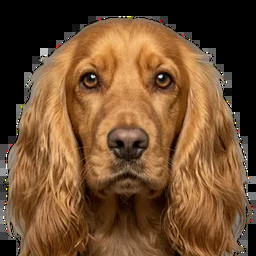
#> input picture embed/src/__tests__/fixtures/pixels/animal-realistic.webp, 256 x 256 px
$ python -i build_style_thumbs.py   (imports and definitions only)
#> lines starting #> are read from the running program, lines starting #| are printed output that depends on the picture
"""Build the creation wizard's style thumbnails from generated cut-outs.

The wizard shows each model and look as a small picture (the Human and
Animal cards, and the Realistic, Animation and Cartoon cards). They are
real outputs of the wizard's own prompts (services.wizard) on a plain
backdrop, cut out (services.backdrop), cropped to head and shoulders and
saved as small WebPs WITH transparency, so the card's own warm backdrop
(light or dark) shows through. Human + Realistic is the Reference
portrait (frontend/src/assets/demo/portrait.webp), not made here.

    cd backend
    PYTHONPATH=. .venv/bin/python scripts/build_style_thumbs.py CUTOUT_DIR

CUTOUT_DIR holds {human,animal}-{realistic,animation,cartoon}.cut.png (RGBA,
transparent background); a missing pair is skipped. Output:
frontend/src/assets/wizard/<model>-<look>.webp, 360 px square, each under
30 KB (the quality is lowered until it is).
"""

from __future__ import annotations

import io
import sys
from pathlib import Path

import numpy as np
from PIL import Image

OUT = Path(__file__).resolve().parents[2] / "frontend" / "src" / "assets" / "wizard"
SIZE = 360
MAX_BYTES = 30 * 1024
# Head room above the subject, and the crop's side relative to its width.
TOP_MARGIN = 0.07
PAIRS = [
    (model, look)
    for model in ("human", "animal")
    for look in ("realistic", "animation", "cartoon")
    if (model, look) != ("human", "realistic")
]


def crop_square(image: Image.Image) -> Image.Image:
    """Head and shoulders: a square as wide as the subject, from just above
    its top, centred on it."""
    alpha = np.asarray(image)[:, :, 3] > 24
    ys, xs = np.nonzero(alpha)
    left, right, top = int(xs.min()), int(xs.max()), int(ys.min())
    side = min(max(right - left, 1), image.width, image.height)
    side = int(side * 1.04)
    x0 = int(round((left + right) / 2 - side / 2))
    y0 = int(round(top - TOP_MARGIN * side))
    x0 = max(0, min(x0, image.width - side))
    y0 = max(0, min(y0, image.height - side))
    return image.crop((x0, y0, x0 + side, y0 + side))


def encode(image: Image.Image) -> bytes:
    for quality in range(86, 40, -6):
        buf = io.BytesIO()
        image.save(buf, format="WEBP", quality=quality, alpha_quality=90, method=6)
        if buf.tell() <= MAX_BYTES:
            break
    return buf.getvalue()


def main(source: Path) -> int:
    OUT.mkdir(parents=True, exist_ok=True)
    built = 0
    for model, look in PAIRS:
        path = source / f"{model}-{look}.cut.png"
        if not path.exists():
            print("missing", path.name)
            continue
        with Image.open(path) as opened:
            thumb = crop_square(opened.convert("RGBA")).resize(
                (SIZE, SIZE), Image.Resampling.LANCZOS
            )
        data = encode(thumb)
        (OUT / f"{model}-{look}.webp").write_bytes(data)
        print(f"{model}-{look}.webp {len(data) / 1024:.1f} KB")
        built += 1
    return 0 if built else 1


# [4 lines not run here, left out]

>>> import cv2
>>> picture = cv2.imread('../../embed/src/__tests__/fixtures/pixels/animal-realistic.webp', cv2.IMREAD_GRAYSCALE)
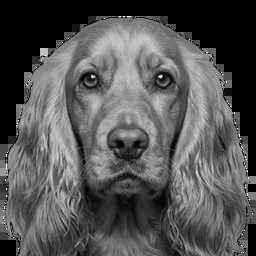
#> picture: shape (256, 256); min 0, max 255, mean 84.7
#> (the run stopped early here; a loop or call above may not have finished)
